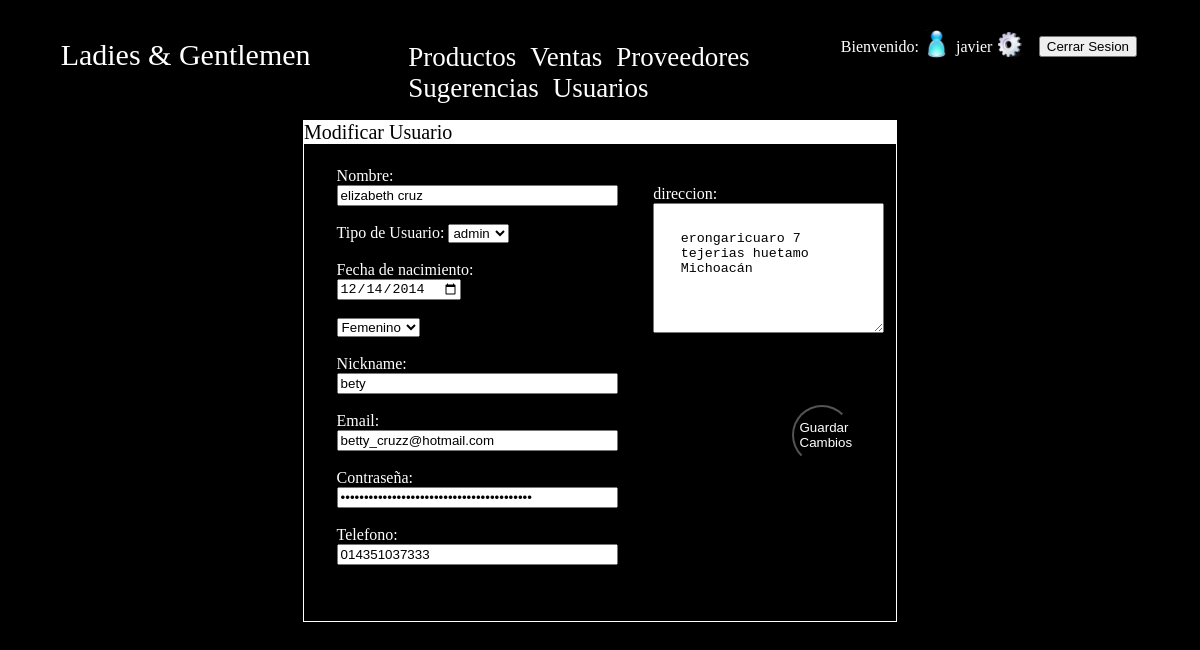
The app's page /Paginas/Admin/modusuario.php (signed in) with its own data.
### tables this page shows
CREATE TABLE `usuarios` (
  `IdCliente` int(11) NOT NULL AUTO_INCREMENT,
  `nombre` varchar(40) NOT NULL,
  `tipousuario` varchar(15) NOT NULL,
  `fechanac` date NOT NULL,
  `sexo` varchar(10) NOT NULL,
  `nickname` varchar(15) NOT NULL,
  `email` varchar(150) NOT NULL,
  `contra` varchar(250) NOT NULL,
  `telefono` varchar(20) NOT NULL,
  `direccion` varchar(150) NOT NULL,
  PRIMARY KEY (`IdCliente`)
);

### Paginas/Admin/modusuario.php (the view, shortened to what this page needs)
<!DOCTYPE html>
<html>
   <head>
      <link rel="stylesheet" href="../../Estilos/estiloHome.css">
      <link rel="stylesheet" href="../../Estilos/estiloAdmin.css">
   </head>
   <body>
      <section id="seccion1">
         <p id="titulo">Ladies & Gentlemen</p>
         <br>
      </section>
      <section id="seccion2">
         <nav>
            <br>
            <ul id="menu">
               <li class="opcionmenu" ><a href="productos.php">Productos</a></li>
               <li class="opcionmenu" ><a href="ventas.php">Ventas</a></li>
               <li class="opcionmenu" ><a href="proveedores.php">Proveedores</a></li>
               <li class="opcionmenu" ><a href="sugerencias.php">Sugerencias</a></li>
               <li class="opcionmenu" ><a href="usuario.php">Usuarios</a></li>
            </ul>
         </nav>
      </section>
  <form action="../procesar/login.php" method="post">
<table  class="tabla">
             <tr>
               <td>Bienvenido:</td>
               <td><img alt="usuario" width="25" src="../../Imagenes/usuario.png"></td>
    <?php
    $nickname=$_SESSION['usuario'];
    echo "<td>$nickname</td>"; ?>
                <td><a href="modusuario.php"><img alt="config" width="25" src="../../Imagenes/config.png"></a></td> &emsp13;
               <td> &emsp13; <button name="sesion" value="1">Cerrar Sesion</button></td>
               </tr>
               </table>
</form>
      <center>
      <div id="regUsuario" class="reg">
      <form id="formularioModificacion" method="POST" enctype="multipart/form-data" action="../procesar/modificar.php">
       <?php
       $conexion=mysqli_connect(config::$servidor,config::$usuario,config::$password,config::$baseDeDatos);
       $consulta=mysqli_query($conexion, "SELECT * FROM usuarios");
       while($fila = mysqli_fetch_array($consulta)){
        $nombre=$fila[1];
        $tipousuario=$fila[2];
        $fechanac=$fila[3];
        $sexo=$fila[4];
        $nickname=$fila[5];
        $email=$fila[6];
        $contra=$fila[7];
        $telefono=$fila[8];
        $direccion=$fila[9];
       }
       echo
           "<p id='titulous' >Modificar Usuario</p>
           <section class=cajausuario>
                Nombre:<br>
                <input class='registro' type='text' name='nombre' id='nombre' maxlength='40' placeholder='Nombre   Apellido Paterno   Apellido Materno ' value='$nombre' onkeypress='return sololetrasconespacios(event)' onpaste='return false'/><br><br>"
                              ?>
                <?php
                 if($tipousuario=='admin'){
                     $opcion3='selected';
                     $opcion4='';
                    }
                    ?>
                <?php
                 echo "Tipo de Usuario:
                 <select name='tipousuario' id='tipousuario' value='$tipousuario'>
                 <option $opcion3>admin</option>
                 <option $opcion4>cliente</option>
                 </select><br><br>
                Fecha de nacimiento:<br><input type='date' id='fecha' name='fecha' value='$fechanac' />
                <br><br>"
                ?>
                <?php
                    if($sexo=='Femenino'){
                     $opcion2='selected';
                     $opcion1='';
                    }
                    ?>
                  <?php
                  echo " <select name='sexo' id='sexo' value='$sexo'>
                         <option $opcion1>Masculino</option>
                         <option $opcion2>Femenino</option>
                         </select><br><br>
                Nickname:<br> <input class='registro' type=text name='nick' id='nick' maxlength='15' placeholder='Nick'  onkeypress='return usuario(event)' onpaste='return false' value='$nickname'><br><br>
                Email: <br> <input class='registro' type='email' name='email' id='email' maxlength='150' placeholder='ejemplo@example.com' onkeypress='return correo(event)' onpaste='return false' value='$email'/><br><br>
                Contraseña:<br> <input class='registro' type='password' name='contra' id='contra' maxlength='250' placeholder='********' value='$contra'><br><br>
                Telefono:<br>
                <input class='registro' type='tel' name='tel' id='tel' maxlength='15' placeholder='telefono' onkeypress='return solonumeros(event)' onpaste='return false' value='$telefono'>
           </section>
           <section class=cajausuario>
              <br>
              direccion:<br> <textarea name='direccion' id='direccion' class ='descripcion' rows='5' cols='20' placeholder='Descripion del articulo' onkeypress='return direccion(event)' onpaste='return false'>$direccion </textarea>
                <br><br><br>
                <section id='contenedorbtnreg'>
                <section class='contenedorbtn'>
                  <button class='btnguardar'>Guardar Cambios</button>
                </section>
                </section>
           </section>"
           ?>
        </form>
         </div>
      </center>
   </body>
</html>

### Estilos/estiloHome.css (style rules this page uses)
body { background-color: black; color: white; }
#seccion1 { float: left; width: 30%; }
#seccion2 { float: left; width: 40%; }
#titulo { text-align: center; font-size: 30px; font-family: Vivaldi; }
.opcionmenu { display: inline; padding: 5px; font-family: Kunstler Script; font-size: 27px; }
.opcionmenu a { text-decoration:none; color:white; }
div { clear: both; }

### Estilos/estiloAdmin.css (style rules this page uses)
div { width: 85%; height: 500px; border:solid white 1px; margin-top: 0%; //background: red; }
form p { width: 100%; float: left; background-color: white; color: black; margin-top: 0px; font-size: 20px; }
form { text-align: left; }
.cajausuario { text-align: left; float: left; margin-left: 5%; border: solid black; }
#regProductos, #regProveedores, #regSugerencia, #regUsuario, #regVenta { width: 50%; height: 500px; display: block; }
.reg { width: 50%; }
#titulous { clear: both; width: 100%; background-color: white; color: black; margin-top: 0px; font-size: 20px; text-align: left; }
.descripcion { padding: 2em; }
.registro { width: 273px; }
.btnguardar { float: right; margin: 2em; border-radius: 50%; color: white; background-color: black; width: 60px; height: 60px; margin:0px; }
.contenedorbtn { float: right; margin: 2em; width: 60px; height: 60px; border-radius: 50%; overflow: visible; box-shadow: 0px 0px 0px 20px rgba(255,255,255, 0); transition: box-shadow 0.4s; }
table { text-align: center; //border-collapse: collapse; }
table td { border: solid 1px white; }
.tabla td { border: solid 1px black; }

### records on screen
usuarios: nombre "elizabeth cruz", tipousuario "admin", fecha "12/14/2014", sexo "Femenino", nick "bety", email "betty_cruzz@hotmail.com", tel "014351037333", direccion "erongaricuaro 7 tejerias huetamo Michoacán"

### other values on screen
$nickname "javier"
